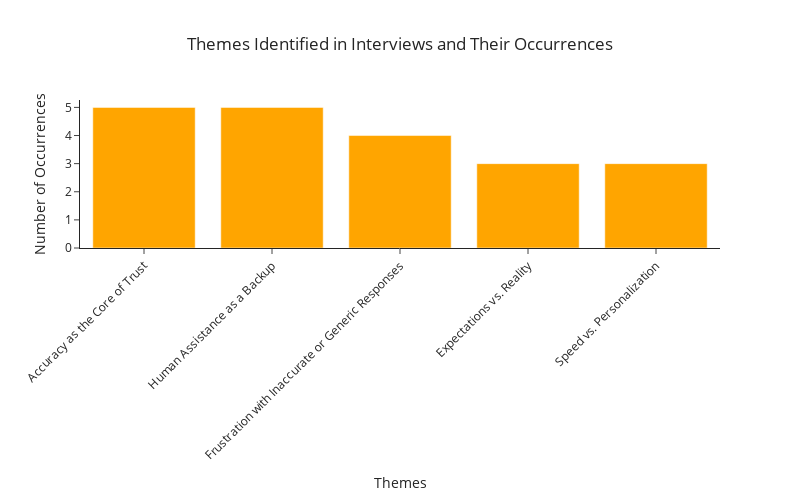

Here is the notebook cell this chart was saved with:
### Code cell
import plotly.graph_objects as go

# Data extracted from interviews based on identified themes
themes = {
    "Accuracy as the Core of Trust": 5,
    "Human Assistance as a Backup": 5,
    "Frustration with Inaccurate or Generic Responses": 4,
    "Expectations vs. Reality": 3,
    "Speed vs. Personalization": 3
}

# Create the bar chart
fig = go.Figure([go.Bar(
    x=list(themes.keys()), 
    y=list(themes.values()), 
    marker_color='orange'  # Orange color for bars
)])

# Customize layout to match desired style
fig.update_layout(
    title="Themes Identified in Interviews and Their Occurrences",
    xaxis_title="Themes",
    yaxis_title="Number of Occurrences",
    xaxis_tickangle=-45,  # Rotate x-axis labels for readability
    template="simple_white",  # White background
    font=dict(size=12),  # Font size for clarity
    plot_bgcolor='white',  # Plot background color set to white
    title_x=0.5,  # Center the title
    width=800,  # Adjust width for a balanced look
    height=500,  # Adjust height
    yaxis=dict(tickmode='linear', tick0=1, dtick=1)  # Ensure y-axis shows 1,2,3,4,5
)

# Show the interactive plot
fig.show()

### Figure 1 — Plotly figure (JSON) as saved in the notebook; plotly's stock layout.template omitted (floating-point values rounded to 4 significant figures)
{"data": [{"marker": {"color": "orange"}, "type": "bar", "x": ["Accuracy as the Core of Trust", "Human Assistance as a Backup", "Frustration with Inaccurate or Generic Responses", "Expectations vs. Reality", "Speed vs. Personalization"], "y": [5, 5, 4, 3, 3]}], "layout": {"font": {"size": 12}, "height": 500, "plot_bgcolor": "white", "title": {"text": "Themes Identified in Interviews and Their Occurrences", "x": 0.5}, "width": 800, "xaxis": {"tickangle": -45, "title": {"text": "Themes"}}, "yaxis": {"dtick": 1, "tick0": 1, "tickmode": "linear", "title": {"text": "Number of Occurrences"}}}}
